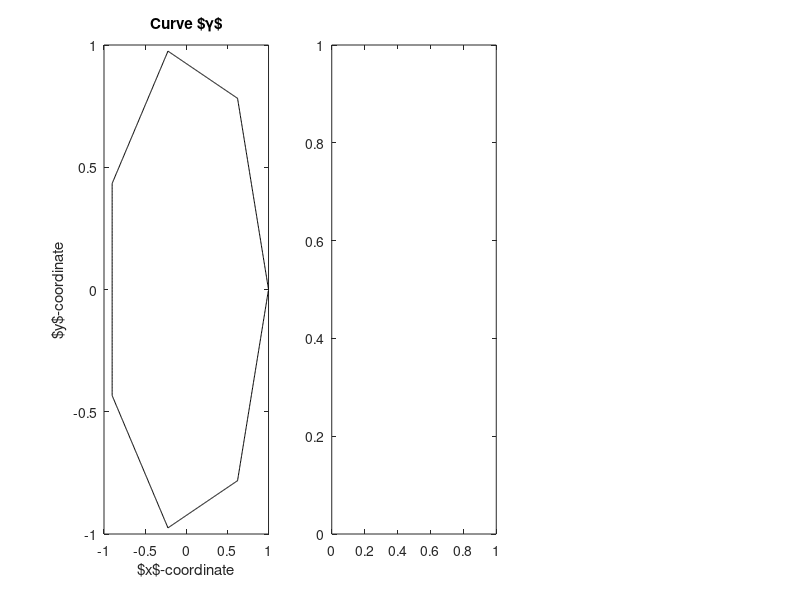

Reproduce this figure in MATLAB. (Note: this script raises an error after producing the figure.)
% DESCRIPTION:
%  Iterating the H map (for fixed r)
% AUTHOR:
%  Adam Quinn Jaffe (aqjaffe@stanford.edu)
% LAST EDITED:
%  16 July, 2019

% SETTING THE PARAMETERS
n = 1008;   % number of time discretizations
N = 7;      % number of sides of the polygon
r = 1.628;  % the Euclidean scales
ell = 1;    % the winding number

% SET UP THE CURVE
if mod(n,N) ~= 0
    error('Number of sides (%d) does not divide time discretization (%d)',N,n);
end
if N < 4*ell + 2
    error('Number of sides (%d) is too small for inscribed %d-stars to exist',N,2*ell+1);
end
t = linspace(0,1,n+1);
t = t(1:end-1);
gamma = zeros(n+1,2);
for ii = 1:N
    xslope = cos(2*pi*ii/N) - cos(2*pi*(ii-1)/N);
    xinit = cos(2*pi*(ii-1)/N);
    yslope = sin(2*pi*ii/N) - sin(2*pi*(ii-1)/N);
    yinit = sin(2*pi*(ii-1)/N);
    gamma(1+n*(ii-1)/N:1+n*ii/N,1) = xinit + xslope*t(1:1+n/N)/(t(1+n/N)-t(1));
    gamma(1+n*(ii-1)/N:1+n*ii/N,2) = yinit + yslope*t(1:1+n/N)/(t(1+n/N)-t(1));
end
gamma = gamma(1:end-1,:);

% RUN THE PROGRAM AND PLOT THE RESULTS

% Plot the polygon
set(gcf, 'Position',  [50, 400, 1350, 350])
subplot(1,3,1);
box on;
plot(gamma(:,1),gamma(:,2),'Color','black');
xlabel('$x$-coordinate');
ylabel('$y$-coordinate');
title('Curve $\gamma$')

% Plot the disortion function
subplot(1,3,2);
hold on;
box on;
vals = unwrap(t,H(t,gamma,r),1);
plot(t,vals,'Color','red');
xlabel('paramter $s$');
title('$H_{\gamma}(r,t) = g_r(t)$');

% Plot the iterated distortion funcion
shifts = zeros(1,2*ell);
for ii = 1:(2*ell)
    vals = unwrap(mod(vals,1),H(mod(vals,1),gamma,r),1)+floor(vals);
end
subplot(1,3,3);
hold on;
box on;
plot(t,vals,'Color','red');
plot(t,t+ell,'Color','blue');
xlabel('paramter $s$');
title(sprintf('$g_r^%d(t)$', 2*ell+1));
